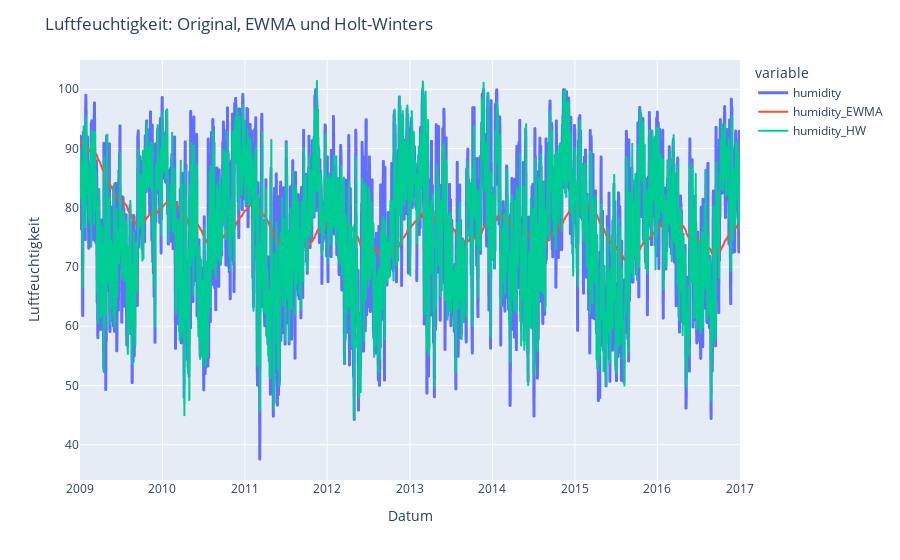

Here is the notebook cell this chart was saved with:
### Code cell
fig = px.line(luftfeuchtigkeit, x=luftfeuchtigkeit.index, y=['humidity', 'humidity_EWMA', 'humidity_HW'])
# change linesize of only the humidity to 3
fig.update_traces(line=dict(width=3), selector=dict(name='humidity'))
fig.update_layout(title='Luftfeuchtigkeit: Original, EWMA und Holt-Winters', xaxis_title='Datum', yaxis_title='Luftfeuchtigkeit')
fig.show()

### Figure 1 — Plotly figure (JSON) as saved in the notebook; plotly's stock layout.template omitted (floating-point values rounded to 4 significant figures; data arrays with more than 128 entries replaced by an {"elided": "..."} marker saying what was removed)
{"data": [{"hovertemplate": "variable=humidity<br>date=%{x}<br>value=%{y}<extra></extra>", "legendgroup": "humidity", "line": {"color": "#636efa", "dash": "solid", "width": 3}, "marker": {"symbol": "circle"}, "mode": "lines", "name": "humidity", "showlegend": true, "type": "scattergl", "x": {"elided": "2923 str values"}, "xaxis": "x", "y": {"elided": "2923 float values"}, "yaxis": "y"}, {"hovertemplate": "variable=humidity_EWMA<br>date=%{x}<br>value=%{y}<extra></extra>", "legendgroup": "humidity_EWMA", "line": {"color": "#EF553B", "dash": "solid"}, "marker": {"symbol": "circle"}, "mode": "lines", "name": "humidity_EWMA", "showlegend": true, "type": "scattergl", "x": {"elided": "2923 str values"}, "xaxis": "x", "y": {"elided": "2923 float values"}, "yaxis": "y"}, {"hovertemplate": "variable=humidity_HW<br>date=%{x}<br>value=%{y}<extra></extra>", "legendgroup": "humidity_HW", "line": {"color": "#00cc96", "dash": "solid"}, "marker": {"symbol": "circle"}, "mode": "lines", "name": "humidity_HW", "showlegend": true, "type": "scattergl", "x": {"elided": "2923 str values"}, "xaxis": "x", "y": {"elided": "2923 float values"}, "yaxis": "y"}], "layout": {"legend": {"title": {"text": "variable"}, "tracegroupgap": 0}, "margin": {"t": 60}, "title": {"text": "Luftfeuchtigkeit: Original, EWMA und Holt-Winters"}, "xaxis": {"anchor": "y", "domain": [0, 1], "title": {"text": "Datum"}}, "yaxis": {"anchor": "x", "domain": [0, 1], "title": {"text": "Luftfeuchtigkeit"}}}}
